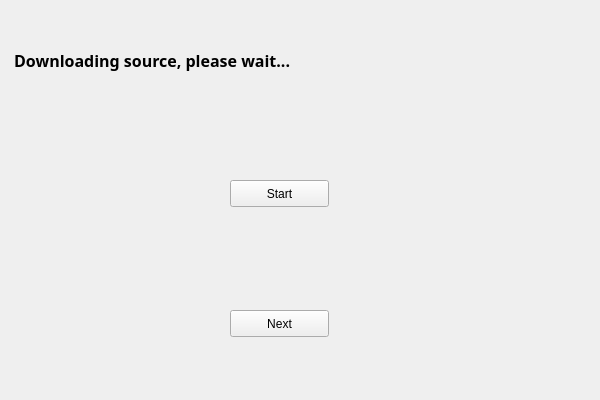
<?xml version="1.0" encoding="UTF-8"?>
<ui version="4.0">
 <class>FetchSource</class>
 <widget class="QMainWindow" name="FetchSource">
  <property name="geometry">
   <rect>
    <x>0</x>
    <y>0</y>
    <width>600</width>
    <height>400</height>
   </rect>
  </property>
  <property name="windowTitle">
   <string>MainWindow</string>
  </property>
  <widget class="QWidget" name="centralwidget">
   <widget class="QLabel" name="wait_label">
    <property name="geometry">
     <rect>
      <x>10</x>
      <y>10</y>
      <width>511</width>
      <height>101</height>
     </rect>
    </property>
    <property name="font">
     <font>
      <family>NanumGothic</family>
      <pointsize>12</pointsize>
      <weight>75</weight>
      <bold>true</bold>
     </font>
    </property>
    <property name="text">
     <string> Downloading source, please wait...</string>
    </property>
   </widget>
   <widget class="QPushButton" name="start_button">
    <property name="enabled">
     <bool>true</bool>
    </property>
    <property name="geometry">
     <rect>
      <x>230</x>
      <y>180</y>
      <width>99</width>
      <height>27</height>
     </rect>
    </property>
    <property name="text">
     <string>Start</string>
    </property>
   </widget>
   <widget class="QPushButton" name="next_button">
    <property name="enabled">
     <bool>true</bool>
    </property>
    <property name="geometry">
     <rect>
      <x>230</x>
      <y>310</y>
      <width>99</width>
      <height>27</height>
     </rect>
    </property>
    <property name="focusPolicy">
     <enum>Qt::StrongFocus</enum>
    </property>
    <property name="toolTip">
     <string/>
    </property>
    <property name="text">
     <string>Next</string>
    </property>
    <property name="default">
     <bool>false</bool>
    </property>
    <property name="flat">
     <bool>false</bool>
    </property>
   </widget>
  </widget>
 </widget>
 <resources/>
 <connections/>
</ui>
